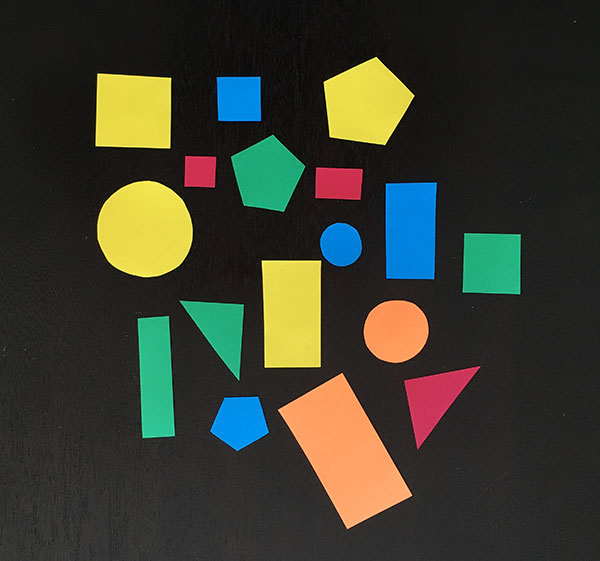
//> input picture images/shapes.jpg, 600 x 561 px
$ ./PolygonCenter   (built with g++ and OpenCV 4)
//> lines starting //> are read from the running program, lines starting //| are printed output that depends on the picture; after the words box and inside, x2 and y2 are one past the last pixel; in counts of white or black regions, pixels touching at a corner belong together
#include <iostream>
#include <opencv2/core/core.hpp>
#include <opencv2/highgui.hpp>
#include <opencv2/imgproc/imgproc.hpp>
#include <opencv2/imgcodecs.hpp>
#include <vector>
#include <numeric>

using namespace cv;

// take the sum of all the coordinates in a given shape
// using lambda expression
auto sum_coordinates = [](Point coord1, Point coord2){
    return Point(coord1.x + coord2.x, coord1.y + coord2.y);
};

int main()
{
    Mat edges, curves, printImage;
    std::vector<std::vector<Point>> contours, approxContours;
    std::vector<Mat> imageArray;

    Mat image = imread("images/shapes.jpg", IMREAD_GRAYSCALE);
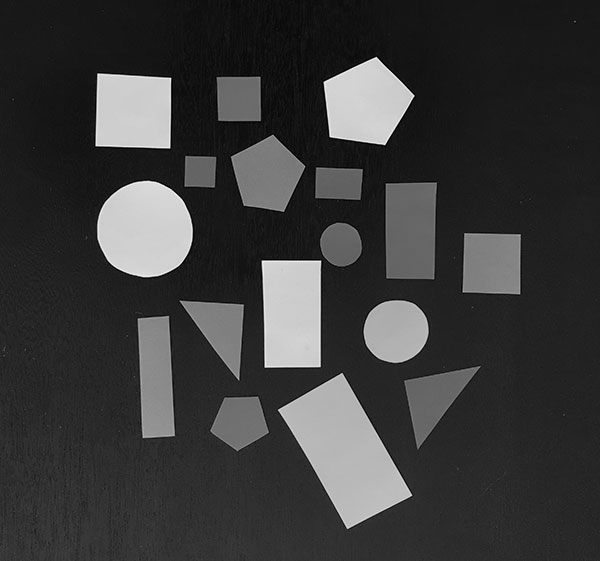
//> image: 561 rows x 600 cols, CV_8UC1; min 0, max 250, mean 58.1
    Mat color = imread("images/shapes.jpg", IMREAD_COLOR);
//> color is the input picture: 561 rows x 600 cols, CV_8UC3; mean B, G, R 47.2, 60.1, 58.4

    // finds the contours of the shapes by feeding the edges identified with Canny
    GaussianBlur(image, image, Size(3, 3), 3);
    Canny(image, edges, 150, 200, 3);
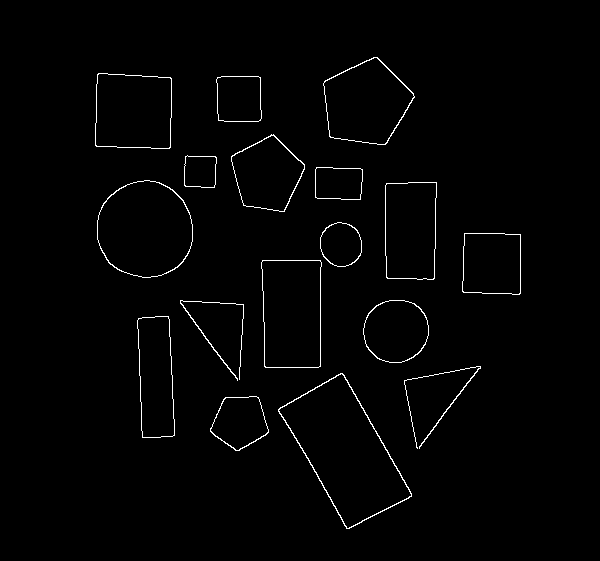
//> edges: 561 rows x 600 cols, CV_8UC1; 1.4% white in thin lines or dots, all inside (x1, y1, x2, y2) = (95, 57, 521, 529)
    findContours(edges, contours, RETR_LIST, CHAIN_APPROX_SIMPLE);
//> contours = 32 contours; largest, box (x1, y1, x2, y2) and area: (278, 373, 412, 529) 10298, (278, 373, 412, 529) 10092, (97, 180, 193, 278) 7298, (97, 180, 193, 278) 7219, (261, 260, 322, 368) 6094

    approxContours.resize(contours.size());
//> approxContours = 32 empty contours
    Mat contour_image = Mat::zeros(image.size(), CV_8UC3);
    for (auto i = 0; i < contours.size(); ++i)
    {
        // detects the closed polygonal shapes given the contours
        approxPolyDP(contours[i], approxContours[i], 5, true);
        // finds the center of the shapes via the accumulate function
        // the center can also be calculated using the cv::Moments() function (mean(x) = m10/m00, mean(y)=m01/m00)
        Point center = std::accumulate(approxContours[i].begin(), approxContours[i].end(), Point(0,0), sum_coordinates);
        center.x /= approxContours[i].size();
        center.y /= approxContours[i].size();
        circle(color, center, 2, Scalar(0,0,0), 3);
    }
//> this loop made 32 passes
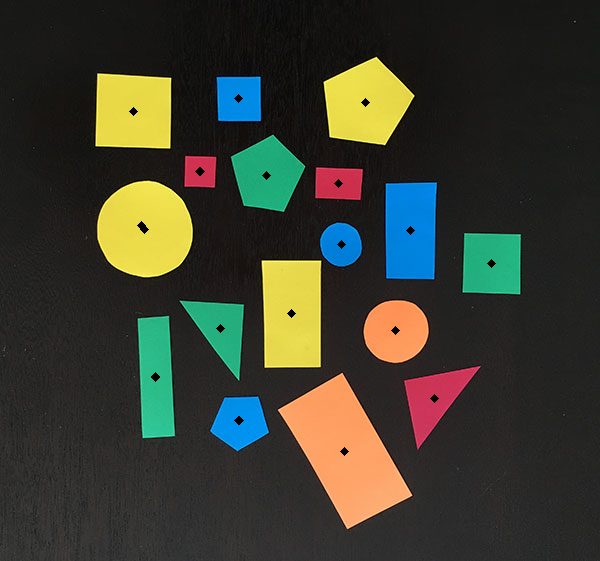
//> color: 561 rows x 600 cols, CV_8UC3; 0.22% of pixels changed, all inside (x1, y1, x2, y2) = (129, 94, 496, 456)

    drawContours(color, approxContours, -1, Scalar(255,255,255));
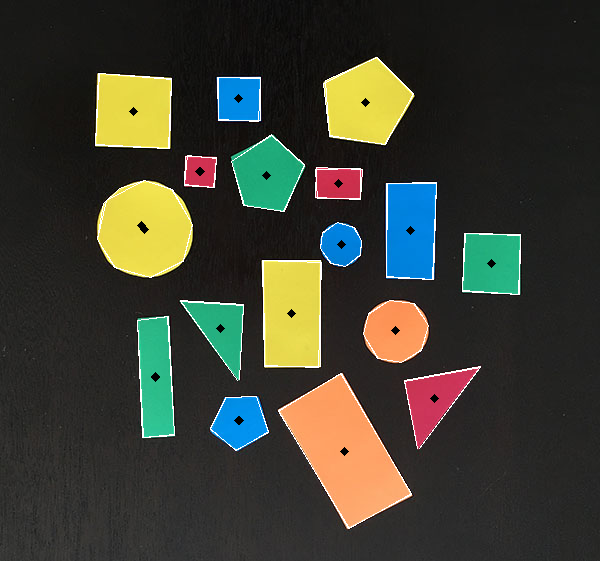
//> color: 561 rows x 600 cols, CV_8UC3; 1.69% of pixels changed, all inside (x1, y1, x2, y2) = (95, 57, 521, 529)
    cvtColor(edges, edges, COLOR_GRAY2BGR);
    imageArray.push_back(color);
    imageArray.push_back(edges);
    hconcat(imageArray, printImage);
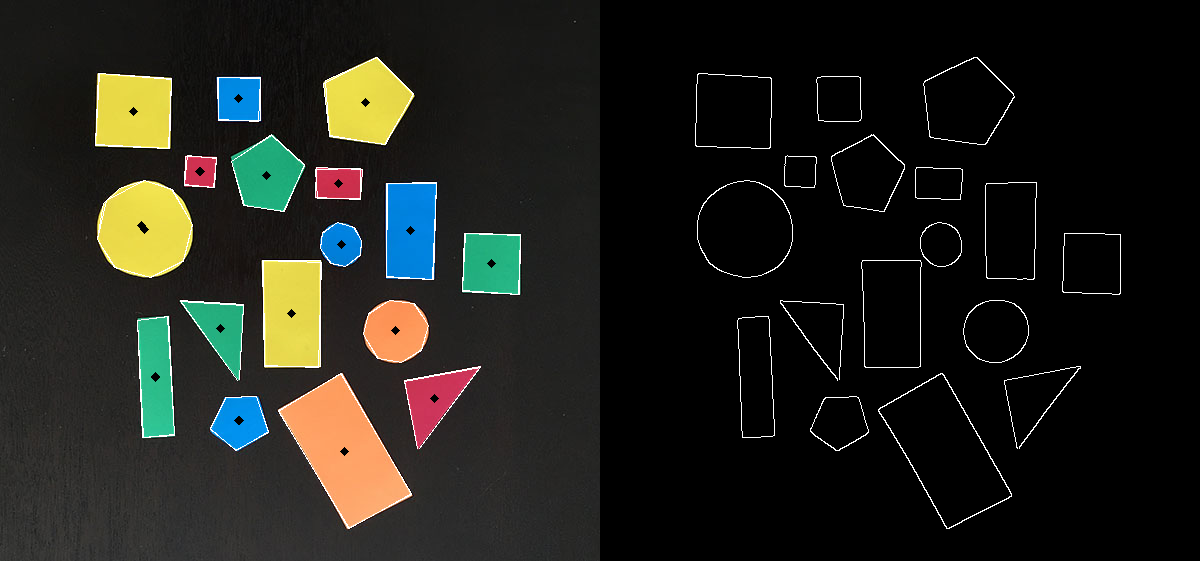
//> printImage: 561 rows x 1200 cols, CV_8UC3; mean B, G, R 26.4, 32.5, 31.9
    namedWindow("contour");
    imshow("contour", printImage);
    waitKey(0);

    return 0;
}
